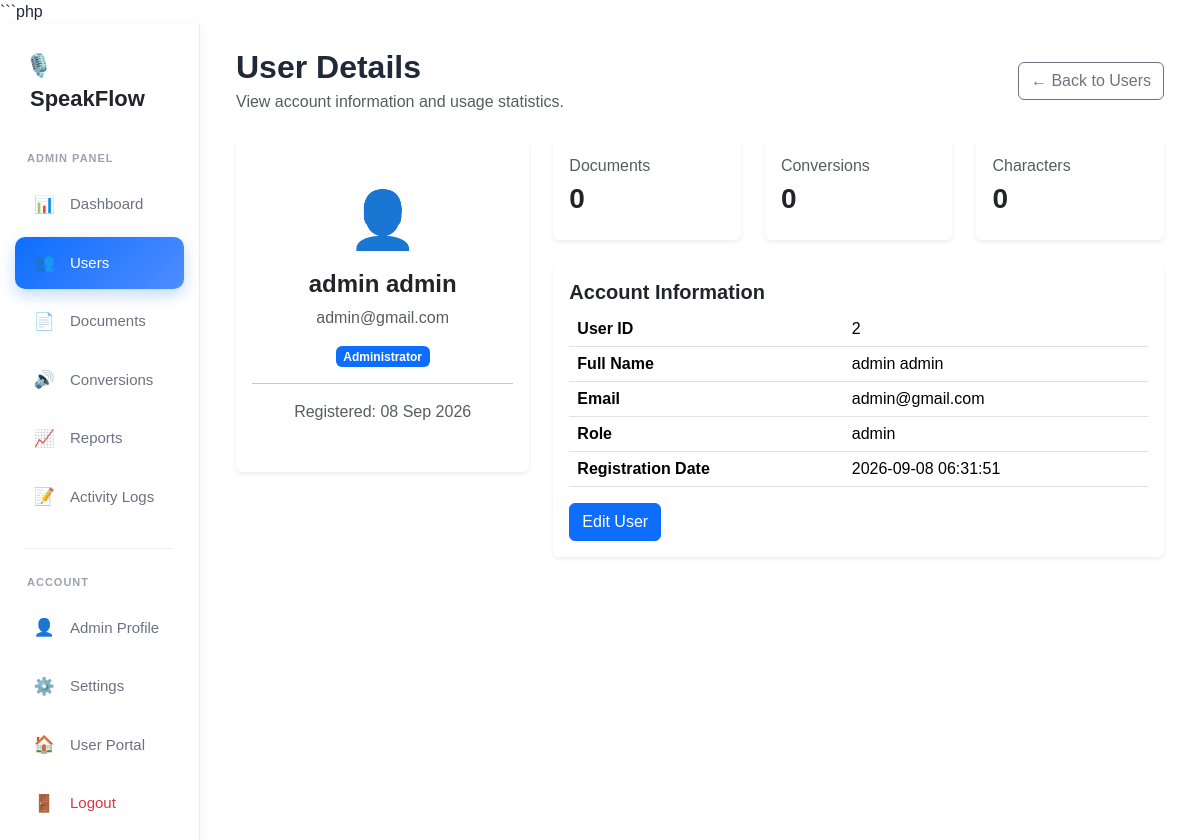
The app's page /admin/users/view.php?id=2 (signed in) with its own data.
### tables this page shows
CREATE TABLE `users` (
  `id` int(11) NOT NULL,
  `full_name` varchar(100) NOT NULL,
  `email` varchar(150) NOT NULL,
  `password` varchar(255) NOT NULL,
  `role` enum('user','admin') DEFAULT 'user',
  `status` enum('active','suspended') DEFAULT 'active',
  `created_at` timestamp NOT NULL DEFAULT current_timestamp()
);

### admin/users/view.php (the view, shortened to what this page needs)
<?php
require_once "../../config/database.php";
$user_id = (int) $_GET["id"];
$stmt = $pdo->prepare("
    SELECT id, full_name, email, role, created_at
    FROM users
    WHERE id = ?
    LIMIT 1
");
$stmt->execute([$user_id]);
$user = $stmt->fetch(PDO::FETCH_ASSOC);
$stmt = $pdo->prepare("
    SELECT COUNT(*)
    FROM documents
    WHERE user_id = ?
");
$stmt->execute([$user_id]);
$total_documents = $stmt->fetchColumn();
$stmt = $pdo->prepare("
    SELECT COUNT(*)
    FROM conversions
    WHERE user_id = ?
");
$stmt->execute([$user_id]);
$total_conversions = $stmt->fetchColumn();
$stmt = $pdo->prepare("
    SELECT COALESCE(SUM(character_count), 0)
    FROM conversions
    WHERE user_id = ?
");
$stmt->execute([$user_id]);
$total_characters = $stmt->fetchColumn();
?>
<!DOCTYPE html>
<html lang="en">
<head>
<link
href="https://cdn.jsdelivr.net/npm/bootstrap@5.3.3/dist/css/bootstrap.min.css"
rel="stylesheet">
<link rel="stylesheet" href="../../assets/css/style.css">
</head>
<body>
<div class="container-fluid">
<div class="row">
<div class="col-md-3 col-lg-2 p-0">
<aside class="sidebar">
<div class="sidebar-brand">
<a href="../index.php">
🎙️ <span>SpeakFlow</span>
</a>
</div>
<div class="sidebar-title">
ADMIN PANEL
</div>
<div class="sidebar-menu">
<a href="../index.php" class="sidebar-link">
<span class="menu-icon">📊</span>
Dashboard
</a>
<a href="index.php" class="sidebar-link active">
<span class="menu-icon">👥</span>
Users
</a>
<a href="../documents/index.php" class="sidebar-link">
<span class="menu-icon">📄</span>
Documents
</a>
<a href="../conversions/index.php" class="sidebar-link">
<span class="menu-icon">🔊</span>
Conversions
</a>
<a href="../reports/index.php" class="sidebar-link">
<span class="menu-icon">📈</span>
Reports
</a>
<a href="../activity/index.php" class="sidebar-link">
<span class="menu-icon">📝</span>
Activity Logs
</a>
</div>
<div class="sidebar-divider"></div>
<div class="sidebar-title">
ACCOUNT
</div>
<div class="sidebar-menu">
<a href="../profile/index.php" class="sidebar-link">
<span class="menu-icon">👤</span>
Admin Profile
</a>
<a href="../settings/index.php" class="sidebar-link">
<span class="menu-icon">⚙️</span>
Settings
</a>
<a href="../../dashboard/index.php" class="sidebar-link">
<span class="menu-icon">🏠</span>
User Portal
</a>
<a href="../../auth/logout.php" class="sidebar-link logout-link">
<span class="menu-icon">🚪</span>
Logout
</a>
</div>
</aside>
</div>
<div class="col-md-9 col-lg-10">
<main class="p-4">
<div class="d-flex justify-content-between align-items-center mb-4">
<div>
<h2 class="fw-bold mb-1">
User Details
</h2>
<p class="text-muted mb-0">
View account information and usage statistics.
</p>
</div>
<a href="index.php" class="btn btn-outline-secondary">
← Back to Users
</a>
</div>
<div class="row g-4">
<div class="col-lg-4">
<div class="card border-0 shadow-sm">
<div class="card-body text-center py-5">
<div class="display-4 mb-3">
👤
</div>
<h4 class="fw-bold">
<?= htmlspecialchars($user["full_name"]) ?>
</h4>
<p class="text-muted">
<?= htmlspecialchars($user["email"]) ?>
</p>
<?php if ($user["role"] === "admin"): ?>
<span class="badge bg-primary">
Administrator
</span>
<?php else: ?>
<span class="badge bg-secondary">
User
</span>
<?php endif; ?>
<hr>
<p class="text-muted mb-0">
Registered:
<?= date(
"d M Y",
strtotime($user["created_at"])
) ?>
</p>
</div>
</div>
</div>
<div class="col-lg-8">
<div class="row g-4">
<div class="col-md-4">
<div class="card border-0 shadow-sm">
<div class="card-body">
<p class="text-muted mb-1">
Documents
</p>
<h3 class="fw-bold">
<?= $total_documents ?>
</h3>
</div>
</div>
</div>
<div class="col-md-4">
<div class="card border-0 shadow-sm">
<div class="card-body">
<p class="text-muted mb-1">
Conversions
</p>
<h3 class="fw-bold">
<?= $total_conversions ?>
</h3>
</div>
</div>
</div>
<div class="col-md-4">
<div class="card border-0 shadow-sm">
<div class="card-body">
<p class="text-muted mb-1">
Characters
</p>
<h3 class="fw-bold">
<?= number_format($total_characters) ?>
</h3>
</div>
</div>
</div>
</div>
<div class="card border-0 shadow-sm mt-4">
<div class="card-body">
<h5 class="fw-bold">
Account Information
</h5>
<table class="table">
<tr>
<th>User ID</th>
<td><?= $user["id"] ?></td>
</tr>
<tr>
<th>Full Name</th>
<td><?= htmlspecialchars($user["full_name"]) ?></td>
</tr>
<tr>
<th>Email</th>
<td><?= htmlspecialchars($user["email"]) ?></td>
</tr>
<tr>
<th>Role</th>
<td><?= htmlspecialchars($user["role"]) ?></td>
</tr>
<tr>
<th>Registration Date</th>
<td><?= htmlspecialchars($user["created_at"]) ?></td>
</tr>
</table>
<a
href="edit.php?id=<?= $user["id"] ?>"
class="btn btn-primary"
>
Edit User </a>
</div>
</div>
</div>
</div>
</main>
</div>
</div>
</div>
</body>
</html>

### assets/css/style.css (style rules this page uses)
body { font-family: Arial, sans-serif; color: #1f2937; }
.sidebar { background: #ffffff; min-height: 100vh; padding: 25px 15px; border-right: 1px solid #e9ecef; box-shadow: 2px 0 10px rgba(0, 0, 0, 0.03); }
.sidebar-title { font-size: 12px; font-weight: 700; color: #9ca3af; text-transform: uppercase; letter-spacing: 1px; margin: 15px 12px; }
.sidebar .menu-icon { width: 28px; display: inline-block; font-size: 17px; }
.sidebar-divider { border-top: 1px solid #eeeeee; margin: 20px 0; }
.sidebar { min-height: 100vh; background: #ffffff; padding: 25px 15px; border-right: 1px solid #e9ecef; box-shadow: 3px 0 15px rgba(0, 0, 0, 0.03); }
.sidebar-brand { padding: 0 10px; margin-bottom: 35px; }
.sidebar-brand a { text-decoration: none; color: #212529; font-size: 22px; font-weight: 700; }
.sidebar-brand span { margin-left: 5px; }
.sidebar-title { font-size: 11px; font-weight: 700; letter-spacing: 1px; color: #9ca3af; margin: 20px 12px 12px; }
.sidebar-menu { display: flex; flex-direction: column; gap: 7px; }
.sidebar-link { display: flex; align-items: center; gap: 12px; padding: 13px 15px; border-radius: 10px; text-decoration: none; color: #6b7280; font-size: 15px; font-weight: 500; transition: all 0.3s ease; }
.menu-icon { font-size: 18px; width: 25px; text-align: center; }
.sidebar-link.active { background: linear-gradient( 135deg, #0d6efd, #4f8cff ); color: #ffffff; box-shadow: 0 6px 15px rgba(13, 110, 253, 0.25); }
.sidebar-divider { height: 1px; background: #e9ecef; margin: 25px 10px; }
.logout-link { color: #dc3545; }

### records on screen
users: full_name "admin admin", email "admin@gmail.com", created_at "08 Sep 2026", id "2", role "admin", created_at "2026-09-08 06:31:51"

### other values on screen
$total_documents "0"
$total_conversions "0"
$total_characters "0"
